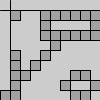
Frame 1 (no input)
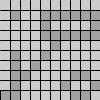
Frame 60 (the mouse pressed at the canvas centre just before this capture)
Frame 120 (the mouse held since frame 60 and released just before this capture): identical to frame 60, image omitted

The Processing sketch that drew these frames (run headless with seeded random() and noise(); from frame 60 on, the mouse is pressed at the canvas centre):

// Processing sketch: Ejercicio_2
// ── Ejercicio_2.pde
int x=100;
int y=100;
int x1=0;
int y1=10;
int x2=10;
int y2=0;

void xcuadricula(int a,int b){
 
  line(a,b,x,b);
  b=b+10;
  }
  
  void ycuadricula(int a,int b){
 
  line(a,b,a,y);
  a=a+10;
  }

void cuadro(int xpos,int ypos){
  fill (161,161,161);
  rect(xpos,ypos,10,10);
}

  
void fila_cuadro(int xpos1,int ypos1,int xpos2,int ypos2, int no){
  fill (161,161,161);

  
  for(int i=0;i<no;i+=1){
  rect(xpos1,ypos1,10,10);

  if (xpos1==xpos2)
  ypos1+=10;
  else if (ypos1==ypos2)
  xpos1+=10;
  }
}

void diag_cuadro(int xpos1,int ypos1, int no){
  fill (161,161,161);
    for(int i=0;i<no;i+=1){
  rect(xpos1,ypos1,10,10);
  ypos1-=10;
  xpos1+=10;

  }
  
}

void setup() {
  size(100, 100);

}

void draw() {
  xcuadricula(x1,y1);
  ycuadricula(x2,y2);
  y1=y1+10;
  x2=x2+10;
  fila_cuadro(10,50,10,90,5);
  fila_cuadro(40,10,90,10,6);
  fila_cuadro(40,30,90,30,6);
  fila_cuadro(70,70,80,70,2);
  fila_cuadro(70,90,80,90,2);
  diag_cuadro(20,70,4);
  cuadro(10,10);
  cuadro(0,90);
  cuadro(40,20);
  cuadro(90,20);
  cuadro(60,80);
  cuadro(90,80);
}
